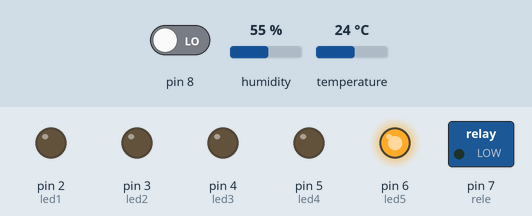
This sketch was run on a simulated Arduino Uno, built with avr-gcc and run on an emulated ATmega328P. Parts: switched loads named in the sketch (green lamp = pin HIGH), output pins drawn as LEDs (lit = HIGH). The inputs (shaded band) are chosen by the test bench; at power-on: temperature 24 °C, pin 8 LOW, humidity 55 %. What the sketch prints to the serial monitor is not drawn.

Above: at 1.2 s.
1.3 s: temperature set to 22 °C
7.3 s: temperature set to 19 °C
At 8.7 s:
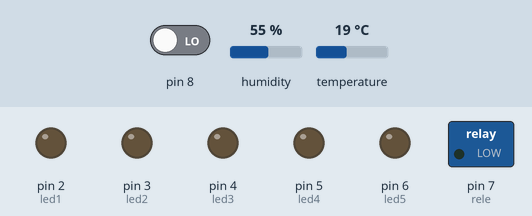
9.6 s: temperature set to 28 °C
At 11.3 s:
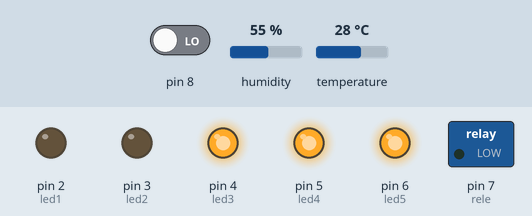
11.6 s: temperature set to 30 °C
At 13.0 s:
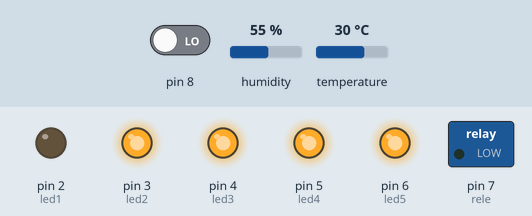
13.7 s: temperature set to 32 °C
At 14.5 s:
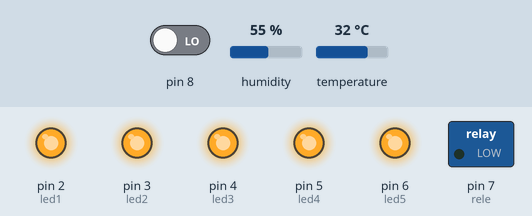
15.7 s: pin 8 driven HIGH
At 17.1 s:
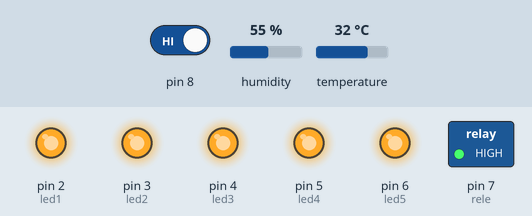
Timing chart, 0 to 18.2 s (numbered marks = the images above; inputs shaded):
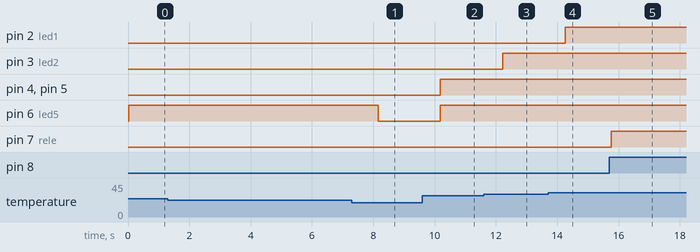

The sketch:

codigo.ino
```cpp
#include "DHT.h"

#define DHTPIN A1 // pino que estamos conectado
#define DHTTYPE DHT11 // DHT 11
DHT dht(DHTPIN, DHTTYPE);

const int led1 = 2;
const int led2 = 3;
const int led3 = 4;
const int led4 = 5;
const int led5 = 6;

const int rele = 7;

float celsius = 0;

void setup() {
  pinMode(led1, OUTPUT);
  pinMode(led2, OUTPUT);
  pinMode(led3, OUTPUT);
  pinMode(led4, OUTPUT);
  pinMode(led5, OUTPUT);

  pinMode(rele, OUTPUT);

  dht.begin();

  Serial.begin(9600);
}


void loop() {
  int var =  digitalRead(8);
  celsius = dht.readTemperature();

  Serial.print(celsius);
  Serial.print(" C, ");

  if(celsius > 31 && var){
  	digitalWrite(rele, HIGH);
  }else{
    digitalWrite(rele, LOW);
  }

  if(celsius > 30){
  	digitalWrite(led1, HIGH);
  }else{
    digitalWrite(led1, LOW);
  }

  if(celsius >28){
  	digitalWrite(led2, HIGH);
  }else{
    digitalWrite(led2, LOW);
  }

  if(celsius > 26){
  	digitalWrite(led3, HIGH);
  }else{
    digitalWrite(led3, LOW);
  }

  if(celsius > 24){
  	digitalWrite(led4, HIGH);
  }else{
    digitalWrite(led4, LOW);
  }

  if(celsius > 20){
  	digitalWrite(led5, HIGH);
  }else{
    digitalWrite(led5, LOW);
  }

  delay(100);
}
```

Measured:
- the behaviour switches between 21 and 20 °C on temperature (found by bisection; images 0 and 1)
- the behaviour switches between 28 and 29 °C on temperature (found by bisection; images 2 and 3)
- the behaviour switches between 30 and 31 °C on temperature (found by bisection; images 3 and 4)
- after the input at 1.3 s, every drawn part: stays the same
- after the input at 7.3 s, pin 6 (led5): HIGH → LOW after 0.86 s
- after the input at 9.6 s, pin 4 (led3), pin 5 (led4), pin 6 (led5): LOW → HIGH after 0.59 s
- after the input at 11.6 s, pin 3 (led2): LOW → HIGH after 0.62 s
- after the input at 13.7 s, pin 2 (led1): LOW → HIGH after 0.55 s
- after the input at 15.7 s, pin 7 (rele): LOW → HIGH after 0.06 s
